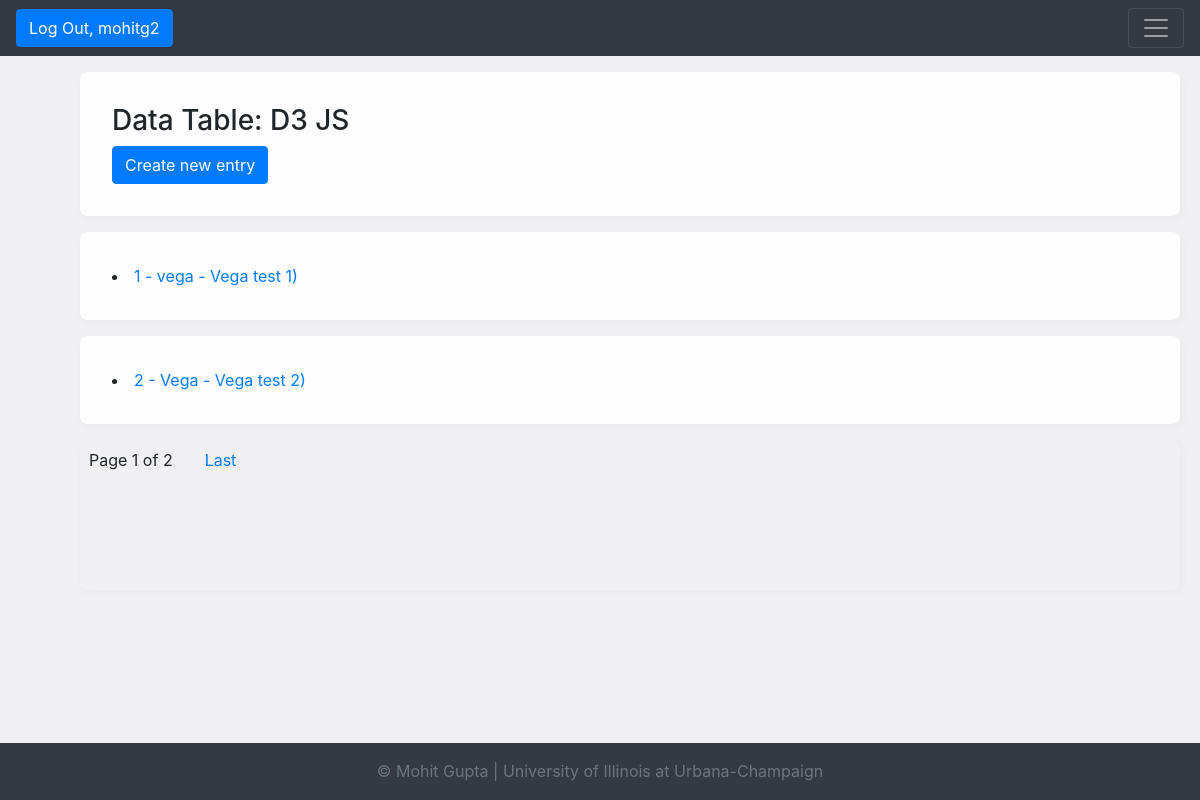
The app's page /d3_js/ (signed in), older data.
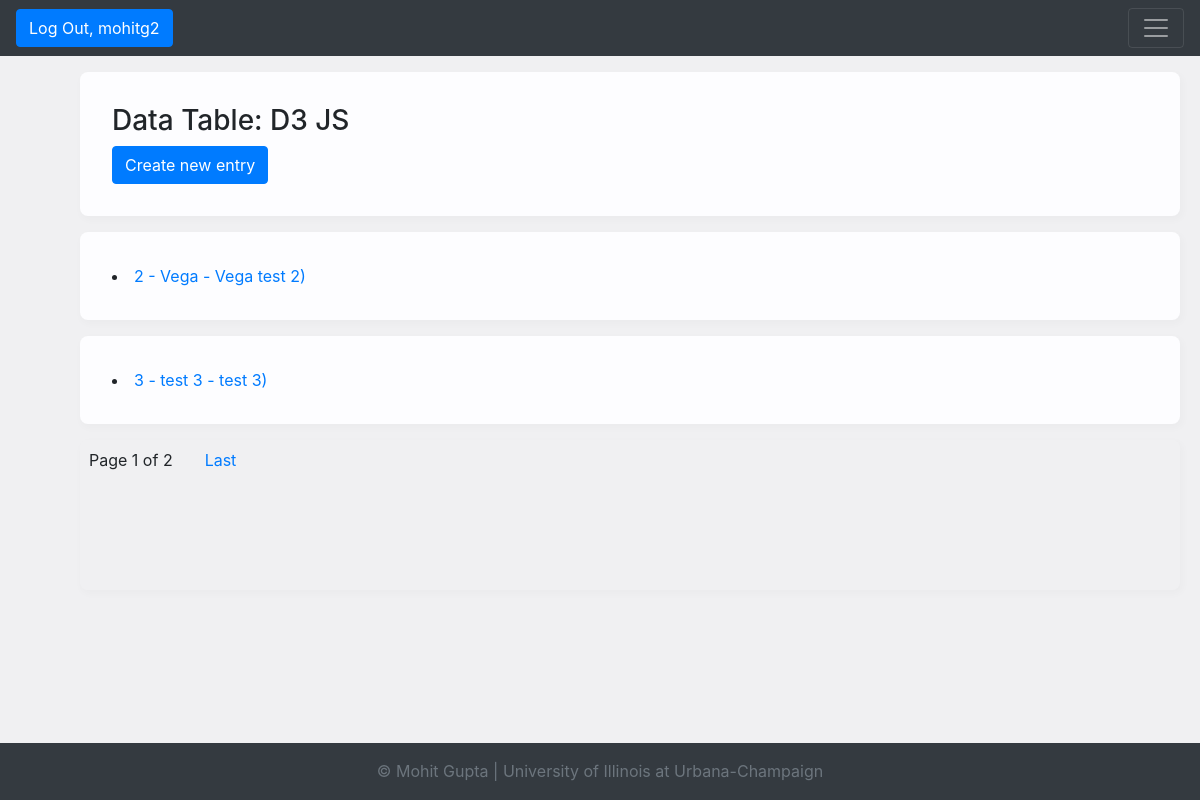
The same page, newer data.
### dsrs_viz/models.py (models this page shows, shortened)
class D3_js(models.Model):
    figure_no = models.AutoField(primary_key=True)
    library_name = models.CharField(unique=False, max_length=255)
    heading = models.TextField(unique=True)
    description = models.TextField(unique=False)
    js_code = models.TextField(unique=False)
    notes = models.TextField(unique=False, default='Please enter some notes')
    author = models.CharField(unique=False, max_length=255, default='Mohit Gupta')
    def __str__(self):
        return f'{self.figure_no}  -  {self.library_name}  -  {self.heading})'
    def get_absolute_url(self):
        return reverse('dsrs_viz_d3_js_detail_urlpattern',
                       kwargs={'pk':self.pk}
                       )
    class Meta:
        ordering = ['figure_no', 'library_name', 'heading']
        unique_together = ['figure_no', 'library_name', 'heading']

### dsrs_viz/views.py (the view)
# urls.py: path('d3_js/', D3JSList.as_view(),
class D3JSList(LoginRequiredMixin, PermissionRequiredMixin, PageLinksMixin, ListView):
    paginate_by = 2
    model = D3_js
    permission_required = 'dsrs_viz.view_d3_js'

### dsrs_viz/utils.py (called while the page is built)
    def _page_urls(self, page_number):
        return "?{pkw}={n}".format(
            pkw=self.page_kwarg,
            n=page_number)

    def first_page(self, page):
        if page.number > 1:
            return self._page_urls(1)
        return None

    def previous_page(self, page):
        if (page.has_previous()
                and page.number > 2):
            return self._page_urls(
                page.previous_page_number())
        return None

    def next_page(self, page):
        last_page = page.paginator.num_pages
        if (page.has_next()
                and page.number < last_page - 1):
            return self._page_urls(
                page.next_page_number())
        return None

    def last_page(self, page):
        last_page = page.paginator.num_pages
        if page.number < last_page:
            return self._page_urls(last_page)
        return None

### dsrs_viz/templates/dsrs_viz/d3_js_list.html (shortened to what this page needs)
{% extends 'dsrs_viz/base.html' %}
{% block content %}
         {% block content-header %}
        <div class="database-headers">
            <h3> Data Table: D3 JS</h3>
            {% if perms.dsrs_viz.view_d3_js %}
                <a href="{% url 'dsrs_viz_d3_js_create_urlpattern' %}">
                    <button type="button" class="btn btn-primary">Create new entry</button>
                </a>
        {% endif %}
        </div>
     {% endblock %}
    {% block content-table %}
        {% for d3_js in d3_js_list %}
            <div class="table-responsive">
                <li>
                    <a href="{{ d3_js.get_absolute_url }}"> {{ d3_js }}</a>
                </li>
            </div>
        {% endfor %}
    {% endblock %}
{% endblock %}

Row changes from the older to the newer data that the page shows:
removed D3_js: figure_no+library_name+heading "1 - vega - Vega test 1)"
now on this page (row unchanged): D3_js: figure_no+library_name+heading "3 - test 3 - test 3)"
